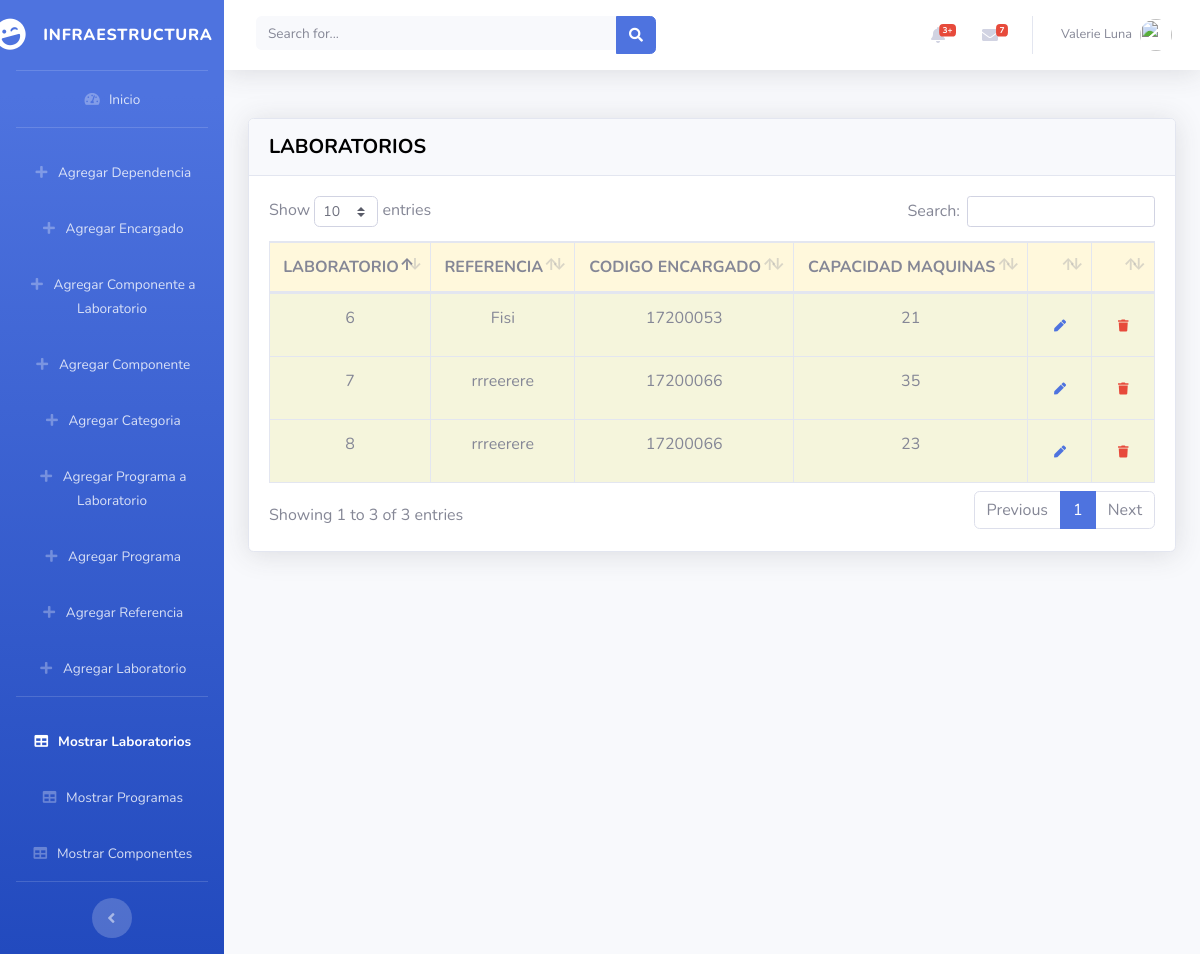
The page /infraestructura/list_laboratorio on the database its author committed.
### infraestructura/models.py (models this page shows, shortened)
class Laboratorio(models.Model):
    labo_id = models.AutoField(primary_key=True)
    ref_id = models.ForeignKey(Referencia, on_delete=models.CASCADE)
    enc_codigo = models.ForeignKey(Encargado, on_delete=models.CASCADE)
    labo_capacidadmaquinas = models.PositiveIntegerField(default=0)

class Referencia(models.Model):
    ref_id = models.AutoField(primary_key=True)
    ref_ubicacion = models.CharField(max_length=30)
    ref_piso = models.PositiveIntegerField(default=1)
    ref_pabellon = models.CharField(max_length=30)
    def __str__(self):
        return self.ref_ubicacion

class Encargado(models.Model):
    enc_codigo = models.CharField(max_length=10, primary_key=True)
    enc_dni = models.CharField(max_length=8, unique=True)
    enc_nombres = models.CharField(max_length=30)
    enc_ape_paterno = models.CharField(max_length=30)
    enc_ape_materno = models.CharField(max_length=30)
    dpn_codigo = models.ForeignKey(Dependencia, on_delete=models.CASCADE)
    def __str__(self):
        return self.enc_codigo

### infraestructura/views.py (the view)
# urls.py: path('list_laboratorio', views.list_laboratorios, name='list_laboratorio'),
def list_laboratorios(request):
    laboprg = LaboratorioProgramas.objects.all()
    labocomp = LaboratorioComponente.objects.all()
    encargado = Encargado.objects.all()
    referencia = Referencia.objects.all()
    laboratorio = Laboratorio.objects.all()
    componente= Componente.objects.all()
    programa=Programa.objects.all()
    return render(request, template_name='list_laboratorios.html', context={'laboratorio': laboratorio,'encargado': encargado,'referencia': referencia ,'labocomp': labocomp, 'componente':componente, 'programa':programa, 'laboprg':laboprg})

### infraestructura/templates/list_laboratorios.html (shortened to what this page needs)
{% load staticfiles i18n%}
<!DOCTYPE html>
<html lang="en">
<head>
  <link href="{% static 'vendor/fontawesome-free/css/all.min.css'%}" rel="stylesheet" type="text/css">
  <link href="{% static 'css/sb-admin-2.min.css'%}" rel="stylesheet">
  <link href="{% static 'vendor/datatables/dataTables.bootstrap4.min.css'%}" rel="stylesheet">
</head>
<body id="page-top">
  <div id="wrapper">
    <ul class="navbar-nav bg-gradient-primary sidebar sidebar-dark accordion" id="accordionSidebar">
      <a class="sidebar-brand d-flex align-items-center justify-content-center" href="index">
        <div class="sidebar-brand-icon rotate-n-15">
          <i class="fas fa-laugh-wink"></i>
        </div>
        <div class="sidebar-brand-text mx-3">Infraestructura</div>
      </a>
      <hr class="sidebar-divider my-0">
      <li class="nav-item">
        <a class="nav-link text-center" href="index">
          <i class="fas fa-fw fa-tachometer-alt"></i>
          <span>Inicio</span></a>
      </li>
      <hr class="sidebar-divider d-none d-md-block">
      <li class="nav-item">
        <a class="nav-link text-center" href="{% url 'create_dependencia' %}">
          <i class="fas fa-fw fa-plus"></i>
          <span>Agregar Dependencia</span></a>
      </li>
      <li class="nav-item">
        <a class="nav-link text-center" href="{% url 'create_encargado' %}">
          <i class="fas fa-fw fa-plus"></i>
          <span>Agregar Encargado</span></a>
      </li>
      <li class="nav-item">
        <a  class="nav-link text-center " href="{% url 'create_componenteLaboratorio' %}">
          <i class="fas fa-fw fa-plus"></i>
            <span>Agregar Componente a  Laboratorio</span></a>
      </li>
      <li class="nav-item">
        <a class="nav-link text-center" href="{% url 'create_componente' %}">
          <i class="fas fa-fw fa-plus"></i>
          <span>Agregar Componente</span></a>
      </li>
      <li class="nav-item">
        <a class="nav-link text-center" href="{% url 'create_categoria' %}">
          <i class="fas fa-fw fa-plus"></i>
          <span>Agregar Categoria</span></a>
      </li>
      <li class="nav-item">
        <a class="nav-link text-center"  href="{% url 'create_programaLaboratorio' %}">
          <i class="fas fa-fw fa-plus" class="text-center"></i>
          <span >Agregar Programa  a  Laboratorio</span></span></a>
  </li>
      <li class="nav-item">
        <a class="nav-link text-center" href="{% url 'create_programa' %}">
          <i class="fas fa-fw fa-plus"></i>
          <span>Agregar Programa</span></a>
      </li>
      <li class="nav-item">
        <a class="nav-link text-center" href="{% url 'create_referencia' %}">
          <i class="fas fa-fw fa-plus"></i>
          <span>Agregar Referencia</span></a>
      </li>
      <li class="nav-item">
        <a class="nav-link text-center" href="{% url 'create_laboratorio' %}">
          <i class="fas fa-fw fa-plus"></i>
          <span>Agregar Laboratorio</span></a>
      </li>
      <hr class="sidebar-divider d-none d-md-block">
      <li class="nav-item active">
        <a class="nav-link text-center" href="{% url 'list_laboratorio' %}">
          <i class="fas fa-fw fa-table"></i>
          <span>Mostrar Laboratorios</span></a>
      </li>
      <li class="nav-item ">
        <a class="nav-link text-center" href="{% url 'list_programa' %}">
          <i class="fas fa-fw fa-table"></i>
          <span>Mostrar Programas</span></a>
      </li>
      <li class="nav-item ">
        <a class="nav-link text-center" href="{% url 'list_componente' %}">
          <i class="fas fa-fw fa-table"></i>
          <span>Mostrar Componentes</span></a>
      </li>
      <hr class="sidebar-divider d-none d-md-block">
      <div class="text-center d-none d-md-inline">
        <button class="rounded-circle border-0" id="sidebarToggle"></button>
      </div>
    </ul>
    <div id="content-wrapper" class="d-flex flex-column">
      <div id="content">
        <nav class="navbar navbar-expand navbar-light bg-white topbar mb-4 static-top shadow">
          <form class="d-none d-sm-inline-block form-inline mr-auto ml-md-3 my-2 my-md-0 mw-100 navbar-search">
            <div class="input-group">
              <input type="text" class="form-control bg-light border-0 small" placeholder="Search for..." aria-label="Search" aria-describedby="basic-addon2">
              <div class="input-group-append">
                <button class="btn btn-primary" type="button">
                  <i class="fas fa-search fa-sm"></i>
                </button>
              </div>
            </div>
          </form>
          <ul class="navbar-nav ml-auto">
            <li class="nav-item dropdown no-arrow mx-1">
              <a class="nav-link dropdown-toggle" href="#" id="alertsDropdown" role="button" data-toggle="dropdown" aria-haspopup="true" aria-expanded="false">
                <i class="fas fa-bell fa-fw"></i>
                <span class="badge badge-danger badge-counter">3+</span>
              </a>
            </li>
            <li class="nav-item dropdown no-arrow mx-1">
              <a class="nav-link dropdown-toggle" href="#" id="messagesDropdown" role="button" data-toggle="dropdown" aria-haspopup="true" aria-expanded="false">
                <i class="fas fa-envelope fa-fw"></i>
                <span class="badge badge-danger badge-counter">7</span>
              </a>
            </li>
            <li class="nav-item dropdown no-arrow">
              <a class="nav-link dropdown-toggle" href="#" id="userDropdown" role="button" data-toggle="dropdown" aria-haspopup="true" aria-expanded="false">
                <span class="mr-2 d-none d-lg-inline text-gray-600 small">Valerie Luna</span>
                <img class="img-profile rounded-circle" src="https://source.unsplash.com/QAB-WJcbgJk/60x60">
              </a>
            </li>
          </ul>
        </nav>
        <div class="container-fluid">
     <br>
    <div class="card shadow mb-4">
      <div class="card-header py-3">
              <h5 class="m-0 font-weight-bold " style="color: black">LABORATORIOS</h5>
            </div>
            <div class="card-body">
              <div class="table-responsive">
                   <form method="POST" id="form" action="{% url 'detalle_laboratorio' %}">{% csrf_token %}
                  <table class="table table-bordered table-hover" id="dataTable" width="100%" cellspacing="0">
            <thead>
            <tr bgcolor="#fff8dc">
                <th class="text-center">LABORATORIO</th>
                <th class="text-center">REFERENCIA</th>
                <th class="text-center">CODIGO  ENCARGADO</th>
                <th class="text-center">CAPACIDAD MAQUINAS</th>
               <th></th>
                <th></th>
            </tr>
            </thead>
                      <tbody>
                    {% for labo in  laboratorio %}
                    <tr  bgcolor="#f5f5dc" onclick="obtenerId('{{ labo.labo_id }}');document.getElementById('form').submit();">
                        <td class="text-center"  >{{ labo.labo_id }}</td>
                        <td class="text-center">{{ labo.ref_id}}</td>
                        <td class="text-center">{{ labo.enc_codigo }}</td>
                        <td class="text-center">{{ labo.labo_capacidadmaquinas }}</td>
                        <td class="text-center"><a class="btn btn-link"  href="{% url 'edit_laboratorio' labo.labo_id %}"> <i class="fas fa-pen fa-xs"></i> </a> </td>
                      <td class="text-center"><a  class="btn btn-link" href="{% url 'delete_laboratorio' labo.labo_id %}" > <i class="fas text-danger fa-trash fa-xs"></i></a></td>
                    </tr>
                {% endfor %}
                      </tbody>
            </table>
                   </form>
            </div>
            </div>
              </div>
         </div>
      </div>
    </div>
  </div>
</body>
</html>

### rows shown on the page
Laboratorio: labo_id "6", ref_id "Fisi", enc_codigo "17200053", labo_capacidadmaquinas "21"
Laboratorio: labo_id "7", ref_id "rrreerere", enc_codigo "17200066", labo_capacidadmaquinas "35"
Laboratorio: labo_id "8", ref_id "rrreerere", enc_codigo "17200066", labo_capacidadmaquinas "23"
